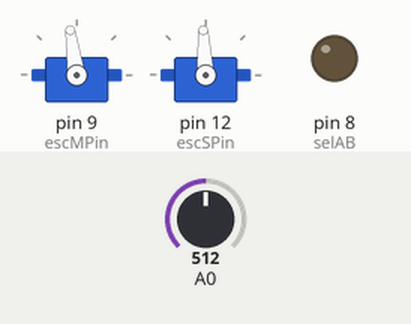
This sketch was run on a simulated Arduino Uno, built with avr-gcc and run on an emulated ATmega328P. Shown: 2 × servo, output pins drawn as LEDs (lit = HIGH). Inputs (shaded band) come from the test bench; at power-on: A0 = 512. What the sketch prints to the serial monitor is not drawn.

Above: at 7.2 s.
7.3 s: A0 set to 40
At 7.7 s:
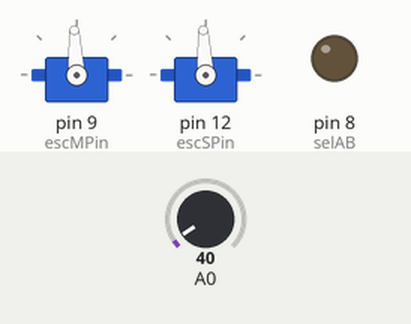
13.4 s: A0 set to 60
At 14.5 s:
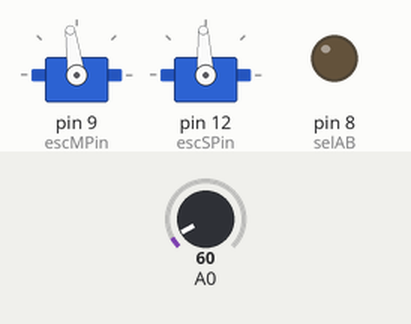
Timing chart, 0 to 16.4 s (numbered marks = the images above; inputs shaded):
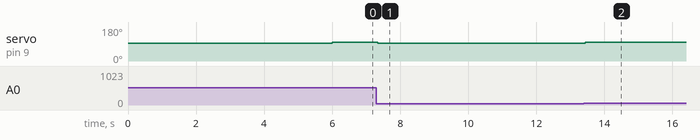

The sketch:

Sensor_3.ino
```cpp
// ===== SENSOR MISSION 3 — AUTONOMOUS LANE KEEPING (Mini IVD 2024-25) =====
// Task: Car placed at 45° angle between two white lane markers on dark asphalt.
//   On operator initiation, car autonomously adjusts steering to stay in lane for 20+ ft.
//   Camera-based line detection. No manual driving.
//
// Hardware: RC car + Arduino UNO + camera (SoftwareSerial) + 6-channel digital line sensor
//   + logic chip for ESC override (selAB).
//   ESC: writeMicroseconds(1555) ≈ slow forward, 1500 = neutral.
//   Steering: motorSteer.writeMicroseconds() (90=straight, <90=right, >90=left — verify on your car).
//
// FIX — PIN CONFLICT: Original had SoftwareSerial camSerial(10, 11) AND escSPin = 10.
//   The camera RX pin (10) conflicted with the steering servo output pin (10).
//   Since the user selected "different fix" (not moving camera to 12/13), the fix here is:
//   Move escSPin from 10 to 12. Pin 12 is available and Servo library works on any digital pin.
//   camSerial stays on (10, 11). escSPin = 12.
//   If this doesn't match your wiring, also consider: camSerial(12, 13), escSPin = 10.
//
// FIX — DEAD CODE: `rdRCesc = 6` and `rdRCsteer = 7` are declared but never used.
//   These conflict with pinL=6 and pinLL=7 in declaration, but since they're only declared
//   and never activated, there's no runtime conflict. Removed to clean up.
//
// FIX — STOP COMMAND: `motorESC.write(1500)` — Servo.write() takes 0-180 degrees, NOT microseconds.
//   For ESC control, must use writeMicroseconds(). `write(1500)` would clamp to 180° = full throttle.
//   Fixed to `motorESC.writeMicroseconds(1500)` = neutral.
//
// NOTE: Camera sends `<L,VALUE>` packets over SoftwareSerial at 115200 baud.
//   VALUE is line error: negative = line to the right, positive = line to the left.
//   Deadzone ±25: within deadzone = go straight.
//
// NOTE: Obstacle detection uses analogRead(A0). Threshold < 50 = stop.
//   Adjust this value for your distance sensor type.
//
// NOTE: 6-channel line sensor pins (pinLL=7, pinL=6, pinC1=5, pinC2=4, pinR=3, pinRR=2)
//   are declared but NOT used in the current loop logic.
//   The code uses the CAMERA for line following, not the digital line sensor.
//   These pins are available for future line-sensor-only mode if camera fails.

#include <Servo.h>
#include <SoftwareSerial.h>

// FIX: escSPin moved from 10 to 12 to resolve conflict with camSerial RX on pin 10.
// If your wiring differs, also try: SoftwareSerial camSerial(12, 13) and escSPin = 10.
SoftwareSerial camSerial(10, 11);  // RX=10, TX=11 — camera serial link

Servo motorESC;
Servo motorSteer;

// === LOGIC CHIP PINS ===
const byte selAB   = 8;
const int  escMPin = 9;   // drive motor ESC
const int  escSPin = 12;  // FIX: was 10 (conflict with camSerial RX). Now 12.

// === 6-CHANNEL LINE SENSOR (digital) ===
// NOTE: Not used in current logic. Camera handles line detection.
const int pinLL = 7;
const int pinL  = 6;
const int pinC1 = 5;
const int pinC2 = 4;
const int pinR  = 3;
const int pinRR = 2;

// === CAMERA LINE TRACKING STATE ===
String rx          = "";
int error          = 999;  // 999 = no valid reading yet
int filteredError  = 0;
int lastError      = 0;
const int DEADZONE = 25;   // pixels — within deadzone = straight

// === STATE ===
int state = 0;  // 0 = following line, 1 = obstacle detected

void setup() {
  delay(6000);  // wait for ESC to arm and camera to boot
  Serial.begin(9600);
  camSerial.begin(115200);

  pinMode(selAB, OUTPUT);
  digitalWrite(selAB, LOW);  // Arduino in control (not RC passthrough)

  // 6-channel line sensor pins (digital input)
  pinMode(pinLL, INPUT_PULLUP);
  pinMode(pinL,  INPUT_PULLUP);
  pinMode(pinC1, INPUT_PULLUP);
  pinMode(pinC2, INPUT_PULLUP);
  pinMode(pinR,  INPUT_PULLUP);
  pinMode(pinRR, INPUT_PULLUP);

  motorESC.attach(escMPin);
  motorSteer.attach(escSPin);

  motorESC.writeMicroseconds(1500);    // neutral
  motorSteer.writeMicroseconds(1500);  // center steering
}

// === CAMERA PACKET PARSER ===
// Format: <L,VALUE>  where VALUE = signed line error (pixels from center)
void parseLine(String s) {
  s.trim();
  if (!s.startsWith("<L,") || !s.endsWith(">")) {
    Serial.println("Bad format");
    return;
  }
  s.remove(0, 3);
  s.remove(s.length() - 1, 1);
  int newError = s.toInt();

  // Reject large jumps (noise filter)
  if (abs(newError - lastError) < 100) {
    filteredError = (filteredError * 3 + newError) / 4;  // weighted average
    error = filteredError;
  }
  lastError = newError;

  // Clamp error to ±150
  if (error > 150)  error = 150;
  if (error < -150) error = -150;
}

void loop() {
  digitalWrite(selAB, LOW);  // ensure Arduino stays in control

  // === OBSTACLE DETECTION ===
  unsigned int distance = analogRead(A0);
  if (distance < 50) {
    state = 1;
  } else {
    state = 0;
  }

  // === READ CAMERA SERIAL ===
  while (camSerial.available()) {
    char c = camSerial.read();
    if (c == '\n') {
      parseLine(rx);
      rx = "";
    } else {
      rx += c;
    }
  }

  Serial.print("State: "); Serial.print(state);
  Serial.print(" | Dist: "); Serial.print(distance);
  Serial.print(" | Error: "); Serial.println(error);

  // === DECISION ===
  switch (state) {

    case 0:  // No obstacle — follow camera line error
      motorESC.writeMicroseconds(1555);  // slow forward

      if (error == 999) {
        // No valid camera reading — drive straight and wait
        Serial.println("SEARCH — no camera data");
        motorSteer.writeMicroseconds(1500);  // center
      }
      else if (error < -DEADZONE) {
        // Line is to the right → steer right
        Serial.print("RIGHT | err: "); Serial.println(error);
        motorSteer.write(80);   // right of center
      }
      else if (error > DEADZONE) {
        // Line is to the left → steer left
        Serial.print("LEFT | err: "); Serial.println(error);
        motorSteer.write(100);  // left of center
      }
      else {
        // Centered — go straight
        Serial.print("STRAIGHT | err: "); Serial.println(error);
        motorSteer.write(90);
      }

      delay(20);
      break;

    case 1:  // Obstacle detected — STOP
      Serial.println("OBSTACLE STOP");
      motorESC.writeMicroseconds(1500);  // FIX: was motorESC.write(1500) (wrong function)
      break;
  }
}
```

Measured:
- after the input at 7.3 s, servo on pin 9 (escMPin): 98° → 93° at once
- after the input at 13.4 s, servo on pin 9 (escMPin): 93° → 98° at once
